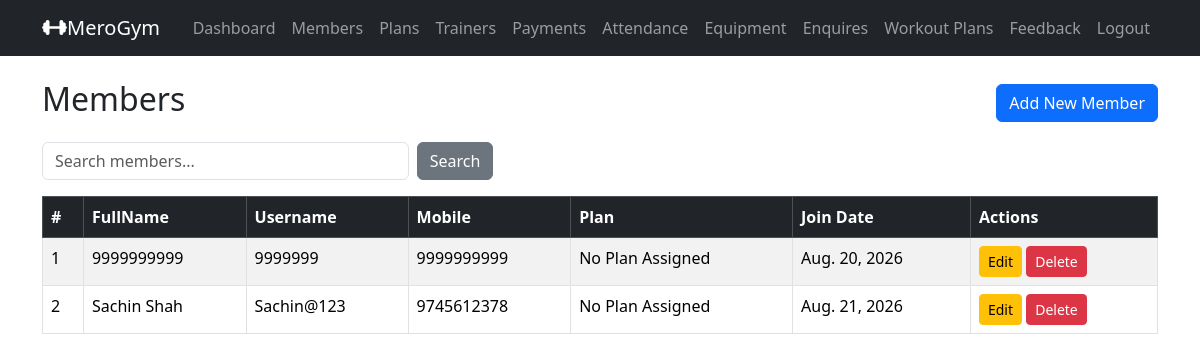
Page /admin_members/ (signed in) on the committed database.
### gymapp/models.py (models this page shows, shortened)
class MemberProfile(models.Model):
    GENDER_CHOICES = (
        ('MALE', 'Male'),
        ('FEMALE', 'Female'),
        ('OTHER', 'Other'),
    )
    user = models.OneToOneField(settings.AUTH_USER_MODEL, on_delete=models.CASCADE, related_name='member_profile')
    full_name = models.CharField(max_length=100)
    mobile = models.CharField(max_length=15)
    age = models.PositiveIntegerField(null=True, blank=True)
    gender = models.CharField(max_length=10, choices=GENDER_CHOICES, null=True, blank=True)
    address = models.TextField(blank=True)
    join_date = models.DateField(default=timezone.now)
    plan = models.ForeignKey(MembershipPlan,
                             on_delete=models.SET_NULL, # If plan is deleted, set to null
                             null=True, blank=True,
                             related_name='members'
                             )
    trainer = models.ForeignKey(Trainer,
                                on_delete=models.SET_NULL, # If trainer is deleted, set to null
                                null=True, blank=True,
                                related_name='members' # access members via trainer.members
                                )
    membership_start = models.DateField(null=True, blank=True)
    membership_end = models.DateField(null=True, blank=True)

class User(AbstractUser):
    ROLE_CHOICES = [
        ('ADMIN', 'Admin'),
        ('MEMBER', 'Member'),
    ]
    role = models.CharField(max_length=20, choices=ROLE_CHOICES, default='MEMBER')

### gymapp/views.py (the view)
    def wrapper(request, *args, **kwargs):
        if not request.user.is_authenticated or getattr(request.user, 'role', None) != 'ADMIN':
            messages.error(request, 'You must be logged in as an admin to access this page.')
            return redirect('admin_login')
        return view_func(request, *args, **kwargs)

### gymapp/views.py (called while the page is built)
def admin_required(view_func):
    def wrapper(request, *args, **kwargs):
        if not request.user.is_authenticated or getattr(request.user, 'role', None) != 'ADMIN':
            messages.error(request, 'You must be logged in as an admin to access this page.')
            return redirect('admin_login')
        return view_func(request, *args, **kwargs)
    return wrapper

@admin_required
def admin_members_list(request):
    search = request.GET.get('search', '')
    members = MemberProfile.objects.all().select_related('user', 'plan')
    if search:
        members = members.filter(full_name__icontains=search)
    return render(
        request,
        'admin_members_list.html',
        {
            'members': members,
            'search': search
        }
    )

### gymapp/templates/admin_members_list.html (shortened to what this page needs)
{% extends 'base.html' %}
{% block content %}
<div class="d-flex justify-content-between align-items-center mb-3">
    <h2>Members</h2>
    <a href="{% url 'admin_member_add' %}" class="btn btn-primary">Add New Member</a>
</div>
<form method="get" class="row g-2 mb-3">
    <div class="col-md-4">
        <input type="text" name="search" class="form-control" placeholder="Search members..." value="{{ search }}">
    </div>
    <div class="col-md-2">
        <button type="submit" class="btn btn-secondary">Search</button>
    </div>
</form>
<table class="table table-bordered table-striped">
    <thead class="table-dark">
        <tr>
            <th>#</th>
            <th>FullName</th>
            <th>Username</th>
            <th>Mobile</th>
            <th>Plan</th>
            <th>Join Date</th>
            <th>Actions</th>
        </tr>
    </thead>
    <tbody>
        {% for member in members %}
        <tr>
            <td>{{ forloop.counter }}</td>
            <td>{{ member.full_name }}</td>
            <td>{{ member.user.username }}</td>
            <td>{{ member.mobile }}</td>
            <td>{{ member.plan.name|default:"No Plan Assigned" }}</td>
            <td>{{ member.join_date }}</td>
            <td>
                <a href="{% url 'admin_member_edit' member.id %}" class="btn btn-sm btn-warning">Edit</a>
                <form method="post" action="{% url 'admin_member_delete' member.id %}" style="display:inline;">
                    <button type="submit" class="btn btn-sm btn-danger" onclick="return confirm('Are you sure you want to delete this member?');">Delete</button>
                </form>
            </td>
        </tr>
        {% empty %}
        <tr>
            <td colspan="7" class="text-center">No members available.</td>
        </tr>
        {% endfor %}
</table>
{% endblock %}

### rows in the picture
MemberProfile: full_name "9999999999", user.username "9999999", mobile "9999999999", plan.name "No Plan Assigned", join_date "Aug. 20, 2026"
MemberProfile: full_name "Sachin Shah", user.username "Sachin@123", mobile "9745612378", plan.name "No Plan Assigned", join_date "Aug. 21, 2026"
